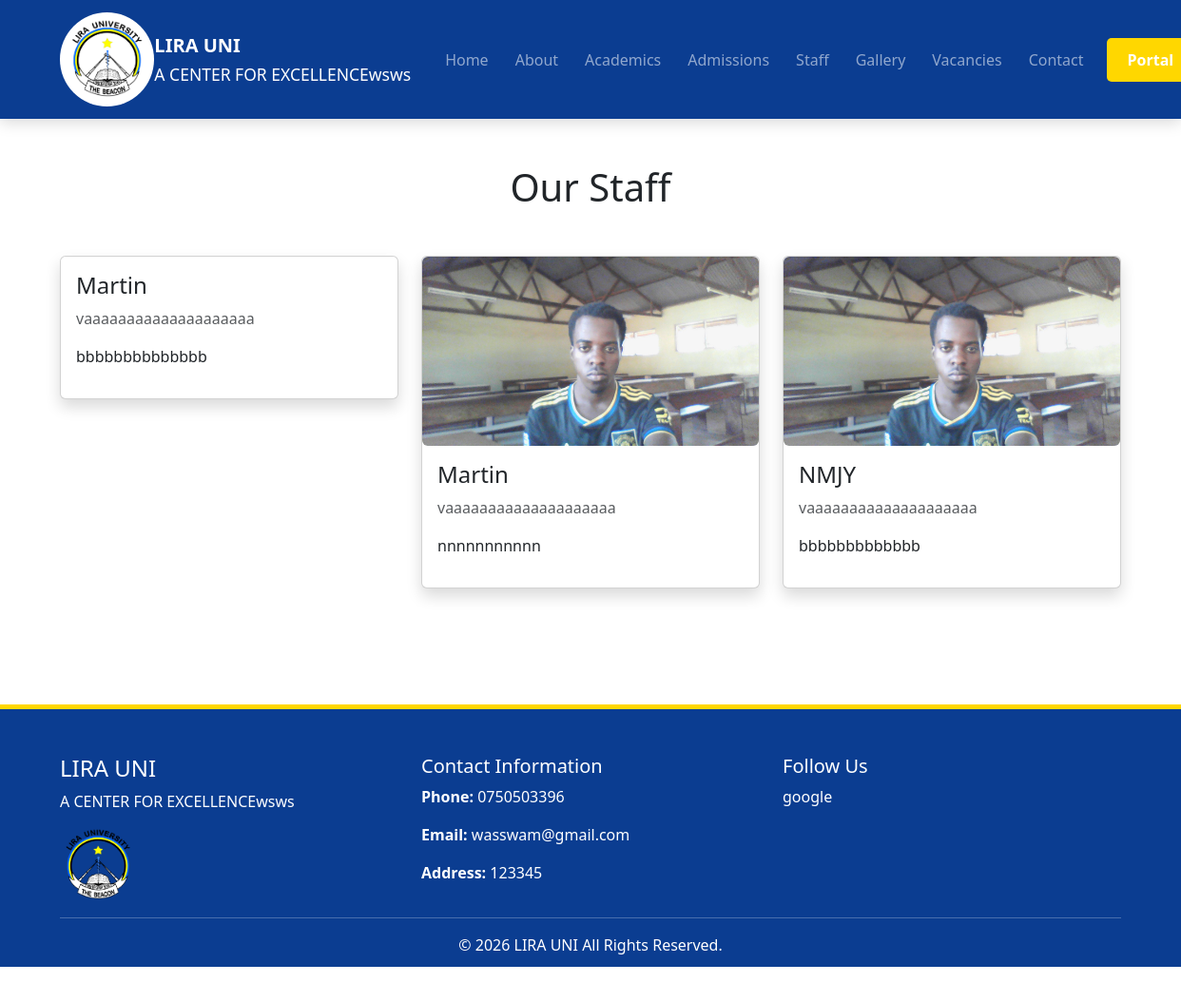
Page /staff.php on the committed database.
### tables this page shows
CREATE TABLE `school_settings` (
  `id` int(11) NOT NULL,
  `school_name` varchar(255) DEFAULT NULL,
  `motto` varchar(255) DEFAULT NULL,
  `address` varchar(255) DEFAULT NULL,
  `phone` varchar(50) DEFAULT NULL,
  `email` varchar(100) DEFAULT NULL,
  `logo` varchar(255) DEFAULT NULL,
  `theme` varchar(50) DEFAULT 'modern',
  `primary_color` varchar(20) DEFAULT '#0d6efd',
  `secondary_color` varchar(20) DEFAULT '#198754',
  `accent_color` varchar(20) DEFAULT '#ffc107',
  `font_family` varchar(100) DEFAULT 'Arial'
);

CREATE TABLE `website_staff` (
  `staff_id` int(11) NOT NULL,
  `name` varchar(100) NOT NULL,
  `position` varchar(100) NOT NULL,
  `bio` text DEFAULT NULL,
  `photo` varchar(255) DEFAULT NULL,
  `created_at` timestamp NOT NULL DEFAULT current_timestamp()
);

CREATE TABLE `website_social_links` (
  `social_id` int(11) NOT NULL,
  `platform` varchar(50) DEFAULT NULL,
  `url` varchar(255) DEFAULT NULL,
  `icon` varchar(100) DEFAULT NULL
);

### staff.php (called while the page is built)
<?php
include 'database/connection.php';
include 'includes/theme_loader.php';
include "themes/$theme/staff.php";
?>

### includes/functions.php (called while the page is built, shortened)
<?php
function e($value)
{
    return htmlspecialchars((string) $value, ENT_QUOTES, 'UTF-8');
}
?>

### themes/classic/staff.php (the view)
<?php
include 'header.php';
include 'navbar.php';
$staff = mysqli_query(
    $conn,
    "SELECT *
     FROM website_staff"
);
?>
<div class="container py-5">
<h1 class="text-center mb-5">
Our Staff
</h1>
<div class="row">
<?php while($member = mysqli_fetch_assoc($staff)){ ?>
<div class="col-md-4 mb-4">
<div class="card shadow">
<?php if($member['photo']){ ?>
<img
src="/schlwb/uploads/staff/<?= e($member['photo']); ?>"
class="img-fluid rounded"
>
<?php } ?>
<div class="card-body">
<h4>
<?= e($member['name']); ?>
</h4>
<p class="text-muted">
<?= e($member['position']); ?>
</p>
<p>
<?= e($member['bio']); ?>
</p>
</div>
</div>
</div>
<?php } ?>
</div>
</div>
<?php include 'footer.php'; ?>

### themes/classic/navbar.php (shortened to what this page needs)
<nav class="navbar navbar-expand-xl navbar-dark
 sticky-top"
style="background:var(--primary-color);">
<div class="container">
<a
class="navbar-brand d-flex align-items-center"
href="/schlwb/index.php">
<?php if(!empty($settings['logo'])): ?>
<img
src="/schlwb/uploads/logos/<?= e($settings['logo']); ?>"
class="school-logo"
alt="School Logo">
<?php endif; ?>
<div>
<strong class="school-title">
<?= e($settings['school_name'] ?? 'School Name'); ?>
</strong>
<br>
<small>
<?= e($settings['motto'] ?? 'Excellence in Education'); ?>
</small>
</div>
</a>
<div
class="collapse navbar-collapse"
id="classicNavbar">
<ul class="navbar-nav ms-auto align-items-lg-center">
<li class="nav-item">
<a class="nav-link"
href="/schlwb/index.php">
Home
</a>
</li>
<li class="nav-item">
<a class="nav-link"
href="/schlwb/about.php">
About
</a>
</li>
<li class="nav-item">
<a class="nav-link"
href="/schlwb/academics.php">
Academics
</a>
</li>
<li class="nav-item">
<a class="nav-link"
href="/schlwb/admissions.php">
Admissions
</a>
</li>
<li class="nav-item">
<a class="nav-link"
href="/schlwb/staff.php">
Staff
</a>
</li>
<li class="nav-item">
<a class="nav-link"
href="/schlwb/gallery.php">
Gallery
</a>
</li>
<li class="nav-item">
<a class="nav-link"
href="/schlwb/vacancies.php">
Vacancies
</a>
</li>
<li class="nav-item">
<a class="nav-link"
href="/schlwb/contact.php">
Contact
</a>
</li>
<li class="nav-item ms-lg-3">
<a
href="/schlwb/portal/login.php"
class="classic-portal">
 Portal
</a>
</li>
</ul>
</div>
</div>
</nav>

### themes/classic/footer.php (shortened to what this page needs)
<?php
$social_links = mysqli_query(
    $conn,
    "SELECT * FROM website_social_links"
);
?>
<footer
style="
background-color: var(--primary-color);
color:white;
margin-top:50px;
border-top:5px solid var(--secondary-color);
">
<div class="container py-5">
<div class="row">
<div class="col-md-4">
<h4>
<?= e($settings['school_name']); ?>
</h4>
<p>
<?= e($settings['motto']); ?>
</p>
<?php if(!empty($settings['logo'])): ?>
<img
src="/schlwb/uploads/logos/<?= e($settings['logo']); ?>"
width="80">
<?php endif; ?>
</div>
<div class="col-md-4">
<h5>Contact Information</h5>
<p>
<strong>Phone:</strong>
<?= e($settings['phone'] ?? ''); ?>
</p>
<p>
<strong>Email:</strong>
<?= e($settings['email'] ?? ''); ?>
</p>
<p>
<strong>Address:</strong>
<?= e($settings['address'] ?? ''); ?>
</p>
</div>
<div class="col-md-4">
<h5>Follow Us</h5>
<?php while($social = mysqli_fetch_assoc($social_links)): ?>
<p>
<a
href="<?= e($social['url']); ?>"
target="_blank"
style="color:white;text-decoration:none;">
<?= e($social['platform']); ?>
</a>
</p>
<?php endwhile; ?>
</div>
</div>
<hr>
<div class="text-center">
© <?= date('Y'); ?>
<?= e($settings['school_name']); ?>
All Rights Reserved.
</div>
</div>
</footer>
</body>
</html>

### themes/classic/style.css (style rules this page uses)
.navbar { box-shadow:0 4px 15px rgba(0,0,0,.15); }
.school-logo { width:70px; height:70px; object-fit:contain; background:white; padding:6px; border-radius:50%; }
.school-title { font-size:20px; }
.nav-link { font-weight:500; margin-left:12px; transition:.3s; }
.classic-portal { background:var(--secondary-color); color:white; padding:10px 20px; border-radius:5px; text-decoration:none; font-weight:bold; border:2px solid transparent; transition:.3s; }
.school-logo { width: clamp(50px, 8vw, 100px); height: clamp(50px, 8vw, 100px); object-fit: contain; }
.navbar .nav-link { white-space: nowrap; }

### rows in the picture
school_settings: logo (picture), school_name "LIRA UNI", motto "A CENTER FOR EXCELLENCEwsws", phone "0750503396", email "wasswam@gmail.com", address "123345"
website_staff: name "Martin", position "vaaaaaaaaaaaaaaaaaaaa", bio "bbbbbbbbbbbbbb"
website_staff: photo (picture), name "Martin", position "vaaaaaaaaaaaaaaaaaaaa", bio "nnnnnnnnnnn"
website_staff: photo (picture), name "NMJY", position "vaaaaaaaaaaaaaaaaaaaa", bio "bbbbbbbbbbbbb"
website_social_links: platform "google"
